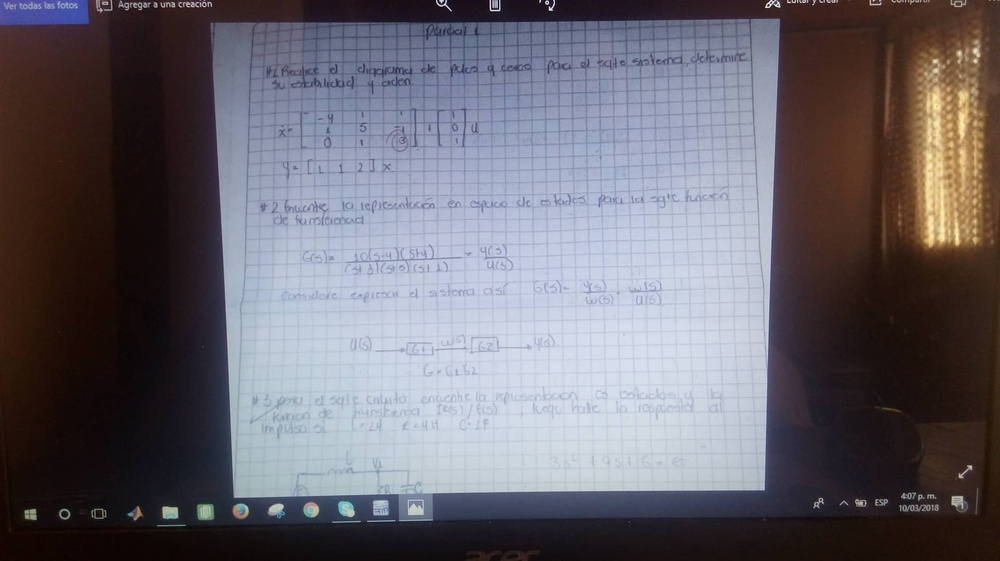
#> input picture Control domotico Python/proyecto python/img/28943786_1800728089958986_1094426263_o.jpg, 1000 x 561 px, shrunk from 1920 x 1078 before the run
$ python inversa_imagen.py
#> lines starting #> are read from the running program, lines starting #| are printed output that depends on the picture
###Juan Esteban Velez hernandez - 161003641 #####
##ingresar nombre de la imagen Ejemplo : imagen.png
import cv2
from time import time

imagen = input("Ingrese el nombre del archivo para hallar la inversa de la imagen con el formato: ");
#> the answer given: ../../../Control domotico Python/proyecto python/img/28943786_1800728089958986_1094426263_o.jpg
imagen_BGR = cv2.imread (imagen)
#> imagen_BGR is the input picture: shape (561, 1000, 3); mean B, G, R 109.9, 101.6, 105
imagen_GRIS = cv2.cvtColor(imagen_BGR, cv2.COLOR_BGR2GRAY)
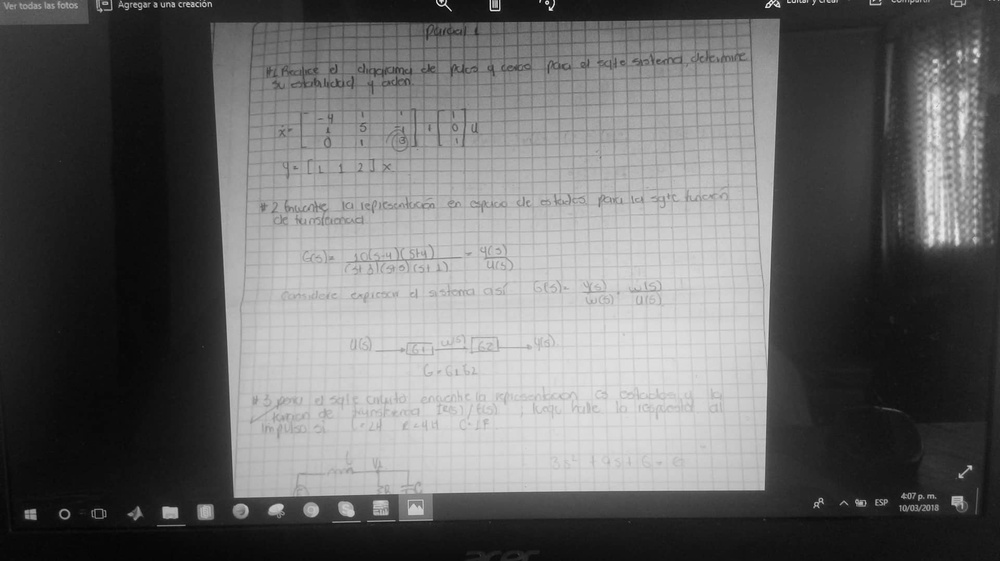
#> imagen_GRIS: shape (561, 1000); min 4, max 254, mean 103.6
imagen_GRIS_COPIA = imagen_GRIS.copy()

tiempo_inicial = time()

for pos in range(0, imagen_GRIS.shape[0]):
	for pos1 in range(0, imagen_GRIS.shape[1]):
		imagen_GRIS_COPIA[pos][pos1] = 255 - imagen_GRIS[pos][pos1]
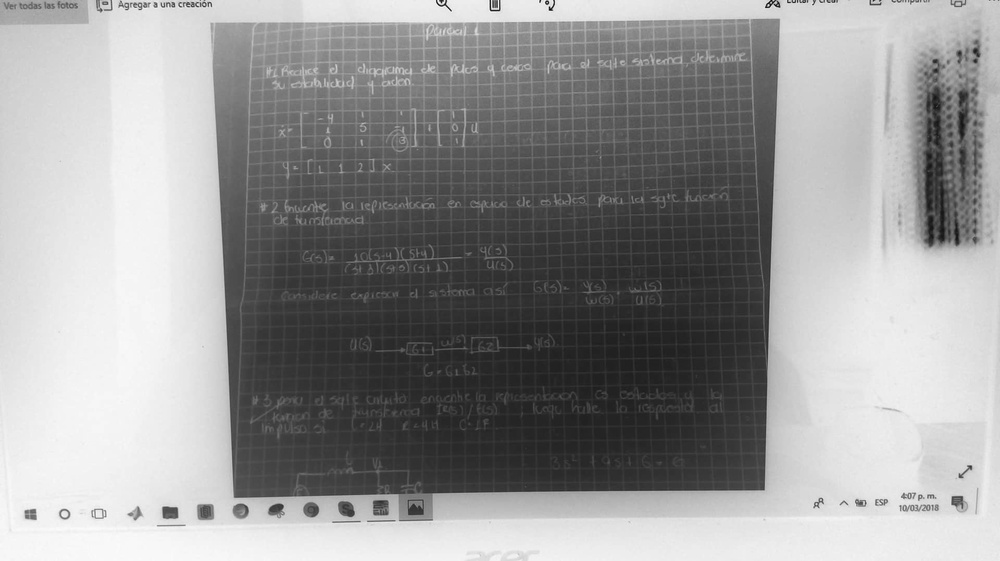
#> imagen_GRIS_COPIA: shape (561, 1000); min 1, max 251, mean 151.4

cv2.imshow('imagen_BGR' , imagen_BGR)
#cv2.imshow('imagen_GRIS' , imagen_GRIS)
cv2.imshow('imagen_INVERSA' , imagen_GRIS_COPIA)

tiempo_final = time()
print('tiempo:', tiempo_final - tiempo_inicial)

cv2.waitKey()
cv2.destroyAllWindows()
